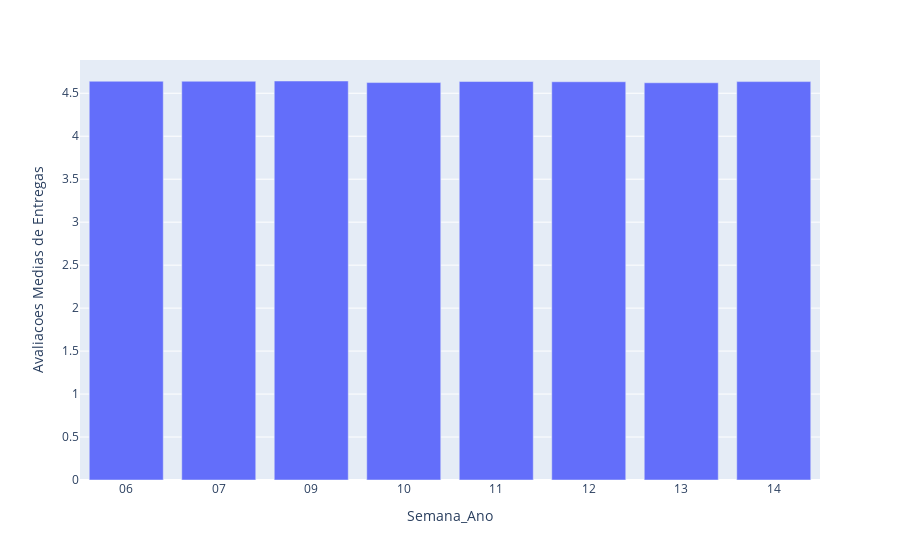

The code cell stored with this chart in its notebook:
### Markdown cell above
## 3. Avaliações médias das entregas por semana

### Code cell
# Agrupamento das semanas
df_semanas = df.groupby('Semana_Ano')

# Cálculo das avaliações médias por semana
df_3 = df_semanas['Avaliacoes_Entregador'].mean().reset_index(name='Avaliacoes Medias de Entregas')

# Plotagem de gráfico de barras
px.bar(df_3, x='Semana_Ano', y='Avaliacoes Medias de Entregas')

### Figure 1 — Plotly figure (JSON) as saved in the notebook; plotly's stock layout.template omitted (floating-point values rounded to 4 significant figures)
{"data": [{"alignmentgroup": "True", "hovertemplate": "Semana_Ano=%{x}<br>Avaliacoes Medias de Entregas=%{y}<extra></extra>", "legendgroup": "", "marker": {"color": "#636efa", "pattern": {"shape": ""}}, "name": "", "offsetgroup": "", "orientation": "v", "showlegend": false, "textposition": "auto", "type": "bar", "x": ["06", "07", "09", "10", "11", "12", "13", "14"], "xaxis": "x", "y": [4.64, 4.64, 4.643, 4.624, 4.637, 4.634, 4.622, 4.636], "yaxis": "y"}], "layout": {"barmode": "relative", "legend": {"tracegroupgap": 0}, "margin": {"t": 60}, "xaxis": {"anchor": "y", "domain": [0, 1], "title": {"text": "Semana_Ano"}}, "yaxis": {"anchor": "x", "domain": [0, 1], "title": {"text": "Avaliacoes Medias de Entregas"}}}}
